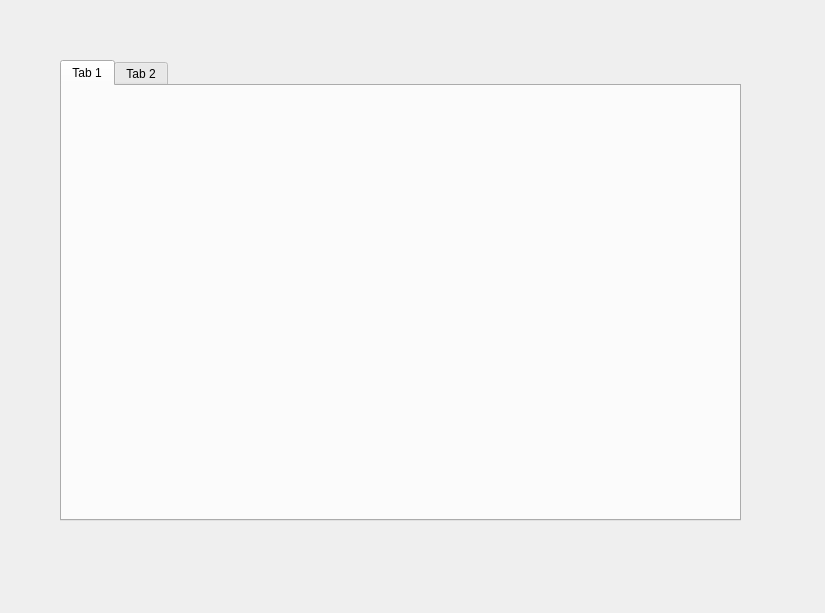
<?xml version="1.0" encoding="UTF-8"?>
<ui version="4.0">
 <class>MainWindow</class>
 <widget class="QMainWindow" name="MainWindow">
  <property name="geometry">
   <rect>
    <x>0</x>
    <y>0</y>
    <width>825</width>
    <height>613</height>
   </rect>
  </property>
  <property name="windowTitle">
   <string>MainWindow</string>
  </property>
  <widget class="QWidget" name="centralwidget">
   <widget class="QTabWidget" name="tabSimarropop">
    <property name="geometry">
     <rect>
      <x>60</x>
      <y>60</y>
      <width>681</width>
      <height>461</height>
     </rect>
    </property>
    <widget class="QWidget" name="tab">
     <attribute name="title">
      <string>Tab 1</string>
     </attribute>
    </widget>
    <widget class="QWidget" name="tab_2">
     <attribute name="title">
      <string>Tab 2</string>
     </attribute>
    </widget>
   </widget>
  </widget>
 </widget>
 <resources/>
 <connections/>
</ui>
